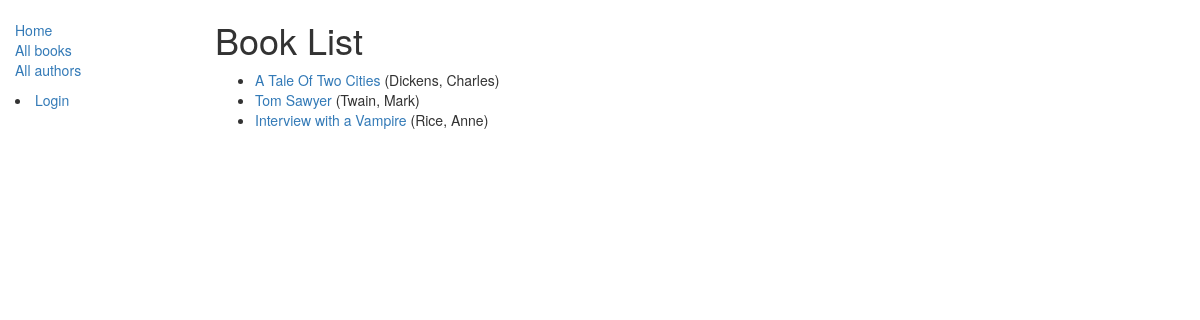
/catalog/books/, run on the app's committed database.
### catalog/models.py (models this page shows, shortened)
class Book(models.Model):
    title = models.CharField(max_length=200)
    author = models.ForeignKey('Author', on_delete=models.SET_NULL, null=True)
    summary = models.TextField(max_length=1000, help_text="Enter a brief description of the book")
    isbn = models.CharField('ISBN',max_length=13, help_text='13 Character <a href="https://www.isbn-international.org/content/what-isbn">ISBN number</a>')
    genre = models.ManyToManyField(Genre, help_text="Select a genre for this book")
    def get_absolute_url(self):
        return reverse('book-detail', args=[str(self.id)])

class Author(models.Model):
    first_name = models.CharField(max_length=100)
    last_name = models.CharField(max_length=100)
    date_of_birth = models.DateField(null=True, blank=True)
    date_of_death = models.DateField('died', null=True, blank=True)
    class Meta:
        ordering = ["last_name","first_name"]
    def __str__(self):
        return '{0}, {1}'.format(self.last_name,self.first_name)

### catalog/views.py (the view)
# urls.py: path('books/', views.BookListView.as_view(), name='books'),
class BookListView(generic.ListView):
    model = Book
    paginate_by = 10

### catalog/templates/catalog/book_list.html
{% extends "base_generic.html" %}
{% block content %}
    <h1>Book List</h1>
    {% if book_list %}
    <ul>
      {% for book in book_list %}
      <li>
        <a href="{{ book.get_absolute_url }}">{{ book.title }}</a> ({{book.author}})
      </li>
      {% endfor %}
    </ul>
    {% else %}
      <p>There are no books in the library.</p>
    {% endif %}
{% endblock %}

### data on the page
Book: title "A Tale Of Two Cities", author "Dickens, Charles"
Book: title "Tom Sawyer", author "Twain, Mark"
Book: title "Interview with a Vampire", author "Rice, Anne"
